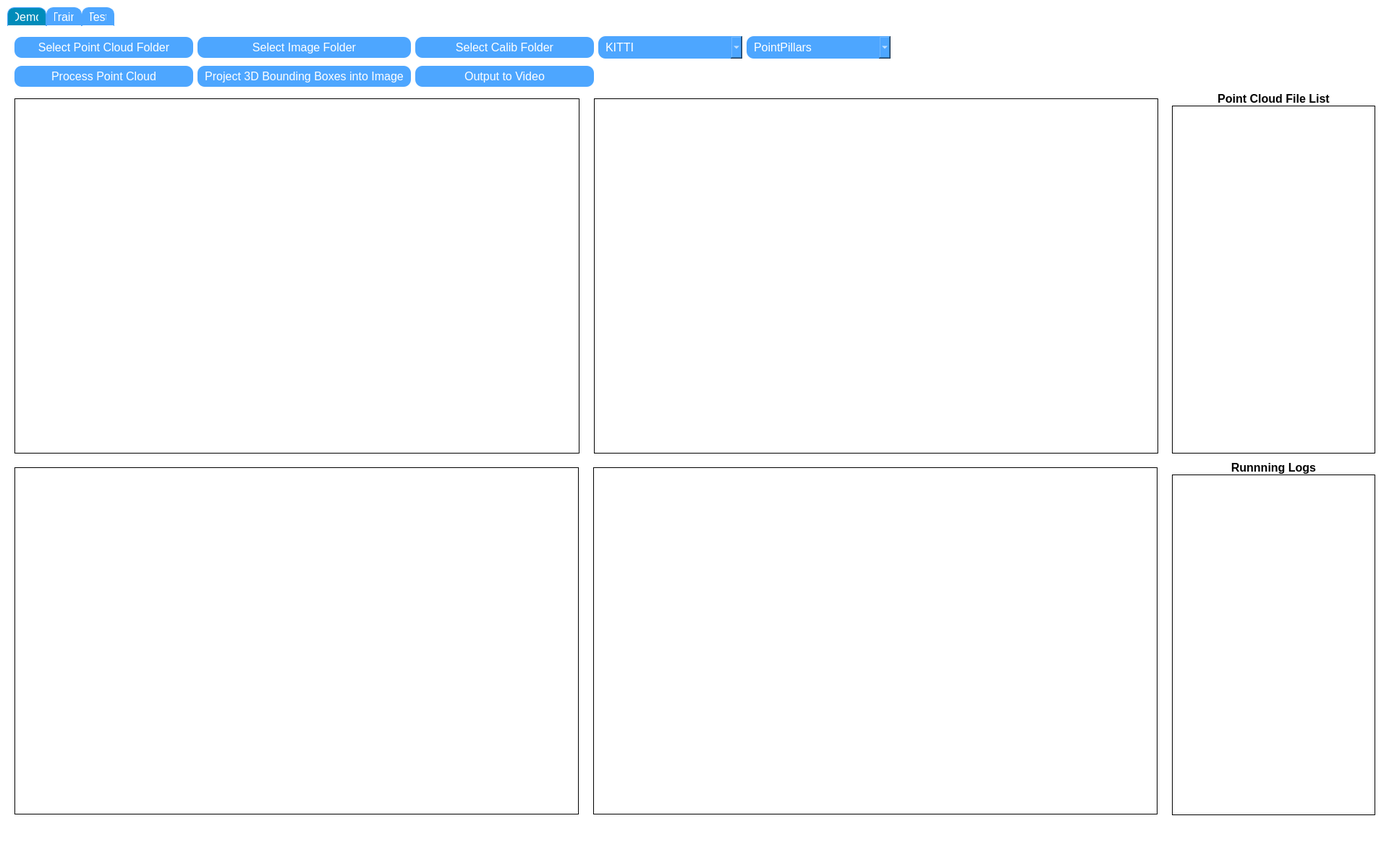
<?xml version="1.0" encoding="UTF-8"?>
<ui version="4.0">
 <class>MainWindow</class>
 <widget class="QMainWindow" name="MainWindow">
  <property name="enabled">
   <bool>true</bool>
  </property>
  <property name="geometry">
   <rect>
    <x>0</x>
    <y>0</y>
    <width>1920</width>
    <height>1200</height>
   </rect>
  </property>
  <property name="windowTitle">
   <string>3D Point Cloud Object Detection Platform</string>
  </property>
  <property name="styleSheet">
   <string notr="true">background-color: white;


</string>
  </property>
  <widget class="QWidget" name="centralwidget">
   <property name="autoFillBackground">
    <bool>false</bool>
   </property>
   <property name="styleSheet">
    <string notr="true"/>
   </property>
   <widget class="QTabWidget" name="tabWidget">
    <property name="geometry">
     <rect>
      <x>10</x>
      <y>10</y>
      <width>1911</width>
      <height>1151</height>
     </rect>
    </property>
    <property name="styleSheet">
     <string notr="true">QTabWidget::pane { /* Tab的主体 */
    border: 0px solid #4da6ff;
    background: #4da6ff;
    border-radius: 10px; /* 添加圆角以匹配按钮 */
}

QTabBar::tab { /* Tab项 */
    background: #4da6ff;
    color: white;
    border: 1px solid #4da6ff;
    border-bottom-color: none; /* 使Tab看起来与Pane相连 */
    padding: 5px 10px;
    font-size: 16px;
    border-top-left-radius: 10px; /* 圆角 */
    border-top-right-radius: 10px; /* 圆角 */
}

QTabBar::tab:selected { /* 选中的Tab */
    background: #008CBA; /* 选中Tab的背景色 */
}

QTabBar::tab:hover { /* 鼠标悬停在Tab上 */
    background: #008CBA; /* 鼠标悬停的背景色 */
}
</string>
    </property>
    <property name="currentIndex">
     <number>0</number>
    </property>
    <property name="iconSize">
     <size>
      <width>12</width>
      <height>12</height>
     </size>
    </property>
    <property name="usesScrollButtons">
     <bool>true</bool>
    </property>
    <property name="documentMode">
     <bool>false</bool>
    </property>
    <property name="tabsClosable">
     <bool>false</bool>
    </property>
    <property name="movable">
     <bool>false</bool>
    </property>
    <property name="tabBarAutoHide">
     <bool>false</bool>
    </property>
    <widget class="QWidget" name="demoTab">
     <attribute name="title">
      <string>Demo</string>
     </attribute>
     <widget class="QWidget" name="gridLayoutWidget">
      <property name="geometry">
       <rect>
        <x>10</x>
        <y>10</y>
        <width>1211</width>
        <height>78</height>
       </rect>
      </property>
      <layout class="QGridLayout" name="gridLayout">
       <item row="0" column="4">
        <widget class="QComboBox" name="datasetSelect">
         <property name="maximumSize">
          <size>
           <width>199</width>
           <height>16777215</height>
          </size>
         </property>
         <property name="styleSheet">
          <string notr="true">QComboBox {
    background-color: #4da6ff;
    color: white;
    border-radius: 10px;
    padding: 5px 10px;
    font-size: 16px;
}

QComboBox QAbstractItemView {
    background-color: #4da6ff;
    color: white;
    selection-background-color: #008CBA;
}
</string>
         </property>
         <property name="editable">
          <bool>false</bool>
         </property>
         <item>
          <property name="text">
           <string>KITTI</string>
          </property>
         </item>
         <item>
          <property name="text">
           <string>nuScenes</string>
          </property>
         </item>
         <item>
          <property name="text">
           <string>Waymo</string>
          </property>
         </item>
        </widget>
       </item>
       <item row="0" column="3">
        <widget class="QPushButton" name="pushButton_2">
         <property name="styleSheet">
          <string notr="true">QPushButton {
    background-color: #4da6ff;
    color: white;
    border-radius: 10px;
    padding: 5px 10px;
    font-size: 16px;
}
QPushButton:hover {
    background-color: #008CBA;
}</string>
         </property>
         <property name="text">
          <string>Select Calib Folder</string>
         </property>
        </widget>
       </item>
       <item row="0" column="2">
        <widget class="QPushButton" name="pushButton_4">
         <property name="styleSheet">
          <string notr="true">QPushButton {
    background-color: #4da6ff;
    color: white;
    border-radius: 10px;
    padding: 5px 10px;
    font-size: 16px;
}
QPushButton:hover {
    background-color: #008CBA;
}</string>
         </property>
         <property name="text">
          <string>Select Image Folder</string>
         </property>
        </widget>
       </item>
       <item row="0" column="1">
        <widget class="QPushButton" name="pushButton">
         <property name="styleSheet">
          <string notr="true">QPushButton {
    background-color: #4da6ff;
    color: white;
    border-radius: 10px;
    padding: 5px 10px;
    font-size: 16px;
}
QPushButton:hover {
    background-color: #008CBA;
}</string>
         </property>
         <property name="text">
          <string>Select Point Cloud Folder</string>
         </property>
        </widget>
       </item>
       <item row="3" column="1">
        <widget class="QPushButton" name="pushButton_3">
         <property name="styleSheet">
          <string notr="true">QPushButton {
    background-color: #4da6ff;
    color: white;
    border-radius: 10px;
    padding: 5px 10px;
    font-size: 16px;
}
QPushButton:hover {
    background-color: #008CBA;
}</string>
         </property>
         <property name="text">
          <string>Process Point Cloud</string>
         </property>
        </widget>
       </item>
       <item row="3" column="2">
        <widget class="QPushButton" name="pushButton_5">
         <property name="styleSheet">
          <string notr="true">QPushButton {
    background-color: #4da6ff;
    color: white;
    border-radius: 10px;
    padding: 5px 10px;
    font-size: 16px;
}
QPushButton:hover {
    background-color: #008CBA;
}</string>
         </property>
         <property name="text">
          <string>Project 3D Bounding Boxes into Image</string>
         </property>
        </widget>
       </item>
       <item row="0" column="5">
        <widget class="QComboBox" name="modelSelect">
         <property name="maximumSize">
          <size>
           <width>199</width>
           <height>16777215</height>
          </size>
         </property>
         <property name="styleSheet">
          <string notr="true">QComboBox {
    background-color: #4da6ff;
    color: white;
    border-radius: 10px;
    padding: 5px 10px;
    font-size: 16px;
}

QComboBox QAbstractItemView {
    background-color: #4da6ff;
    color: white;
    selection-background-color: #008CBA;
}
</string>
         </property>
         <property name="editable">
          <bool>false</bool>
         </property>
         <item>
          <property name="text">
           <string>PointPillars</string>
          </property>
         </item>
         <item>
          <property name="text">
           <string>Point_RCNN</string>
          </property>
         </item>
         <item>
          <property name="text">
           <string>SECOND</string>
          </property>
         </item>
        </widget>
       </item>
       <item row="3" column="3">
        <widget class="QPushButton" name="outputVideo">
         <property name="styleSheet">
          <string notr="true">QPushButton {
    background-color: #4da6ff;
    color: white;
    border-radius: 10px;
    padding: 5px 10px;
    font-size: 16px;
}
QPushButton:hover {
    background-color: #008CBA;
}</string>
         </property>
         <property name="text">
          <string>Output to Video</string>
         </property>
        </widget>
       </item>
      </layout>
     </widget>
     <widget class="QWidget" name="gridLayoutWidget_2">
      <property name="geometry">
       <rect>
        <x>10</x>
        <y>100</y>
        <width>1581</width>
        <height>491</height>
       </rect>
      </property>
      <layout class="QGridLayout" name="gridLayout_2">
       <property name="leftMargin">
        <number>0</number>
       </property>
       <property name="spacing">
        <number>20</number>
       </property>
       <item row="0" column="1">
        <widget class="QWidget" name="resPointCloudContainer" native="true">
         <property name="styleSheet">
          <string notr="true">QWidget {
    border: 1px solid black; /* Sets a black border */
    border-radius: 0px; /* Rounded corners, optional */
}
</string>
         </property>
        </widget>
       </item>
       <item row="0" column="0">
        <widget class="QWidget" name="oriPointCloudContainer" native="true">
         <property name="enabled">
          <bool>true</bool>
         </property>
         <property name="styleSheet">
          <string notr="true">QWidget {
    border: 1px solid black; /* Sets a black border */
    border-radius: 0px; /* Rounded corners, optional */
}
</string>
         </property>
        </widget>
       </item>
      </layout>
     </widget>
     <widget class="QWidget" name="gridLayoutWidget_3">
      <property name="geometry">
       <rect>
        <x>10</x>
        <y>610</y>
        <width>1581</width>
        <height>481</height>
       </rect>
      </property>
      <layout class="QGridLayout" name="gridLayout_3">
       <property name="leftMargin">
        <number>0</number>
       </property>
       <property name="spacing">
        <number>20</number>
       </property>
       <item row="0" column="2">
        <widget class="QLabel" name="resImage">
         <property name="enabled">
          <bool>true</bool>
         </property>
         <property name="maximumSize">
          <size>
           <width>780</width>
           <height>480</height>
          </size>
         </property>
         <property name="styleSheet">
          <string notr="true">QWidget {
    border: 1px solid black; /* Sets a black border */
    border-radius: 0px; /* Rounded corners, optional */
}
</string>
         </property>
         <property name="text">
          <string/>
         </property>
        </widget>
       </item>
       <item row="0" column="1">
        <widget class="QLabel" name="oriImage">
         <property name="maximumSize">
          <size>
           <width>780</width>
           <height>480</height>
          </size>
         </property>
         <property name="styleSheet">
          <string notr="true">QWidget {
    border: 1px solid black; /* Sets a black border */
    border-radius: 0px; /* Rounded corners, optional */
}
</string>
         </property>
         <property name="text">
          <string/>
         </property>
        </widget>
       </item>
      </layout>
     </widget>
     <widget class="QWidget" name="gridLayoutWidget_6">
      <property name="geometry">
       <rect>
        <x>1610</x>
        <y>110</y>
        <width>281</width>
        <height>481</height>
       </rect>
      </property>
      <layout class="QGridLayout" name="gridLayout_6">
       <item row="0" column="0">
        <widget class="QListWidget" name="pointCloudListWidget">
         <property name="styleSheet">
          <string notr="true">QWidget {
    border: 1px solid black; /* Sets a black border */
    border-radius: 0px; /* Rounded corners, optional */
}
</string>
         </property>
        </widget>
       </item>
      </layout>
     </widget>
     <widget class="QLabel" name="label">
      <property name="geometry">
       <rect>
        <x>1650</x>
        <y>90</y>
        <width>201</width>
        <height>20</height>
       </rect>
      </property>
      <property name="layoutDirection">
       <enum>Qt::LeftToRight</enum>
      </property>
      <property name="styleSheet">
       <string notr="true">color: black;
font-size: 16px;
font-weight: bold;
</string>
      </property>
      <property name="text">
       <string>Point Cloud File List</string>
      </property>
      <property name="alignment">
       <set>Qt::AlignCenter</set>
      </property>
     </widget>
     <widget class="QLabel" name="label_2">
      <property name="geometry">
       <rect>
        <x>1680</x>
        <y>600</y>
        <width>141</width>
        <height>21</height>
       </rect>
      </property>
      <property name="styleSheet">
       <string notr="true">color: black;
font-size: 16px;
font-weight: bold;
</string>
      </property>
      <property name="text">
       <string>Runnning Logs</string>
      </property>
      <property name="alignment">
       <set>Qt::AlignCenter</set>
      </property>
     </widget>
     <widget class="QWidget" name="gridLayoutWidget_7">
      <property name="geometry">
       <rect>
        <x>1610</x>
        <y>620</y>
        <width>281</width>
        <height>471</height>
       </rect>
      </property>
      <layout class="QGridLayout" name="gridLayout_7">
       <item row="0" column="0">
        <widget class="QTextBrowser" name="logTextBrowser">
         <property name="styleSheet">
          <string notr="true">QWidget {
    border: 1px solid black; /* Sets a black border */
    border-radius: 0px; /* Rounded corners, optional */
}
</string>
         </property>
        </widget>
       </item>
      </layout>
     </widget>
    </widget>
    <widget class="QWidget" name="trainTab">
     <attribute name="title">
      <string>Train</string>
     </attribute>
     <widget class="QWidget" name="gridLayoutWidget_4">
      <property name="geometry">
       <rect>
        <x>10</x>
        <y>10</y>
        <width>431</width>
        <height>91</height>
       </rect>
      </property>
      <layout class="QGridLayout" name="gridLayout_4">
       <item row="0" column="0">
        <widget class="QComboBox" name="trainDatasetSelect">
         <property name="maximumSize">
          <size>
           <width>199</width>
           <height>16777215</height>
          </size>
         </property>
         <property name="styleSheet">
          <string notr="true">QComboBox {
    background-color: #4da6ff;
    color: white;
    border-radius: 10px;
    padding: 5px 10px;
    font-size: 16px;
}

QComboBox QAbstractItemView {
    background-color: #4da6ff;
    color: white;
    selection-background-color: #008CBA;
}
</string>
         </property>
         <property name="editable">
          <bool>false</bool>
         </property>
         <item>
          <property name="text">
           <string>KITTI</string>
          </property>
         </item>
         <item>
          <property name="text">
           <string>nuScenes</string>
          </property>
         </item>
         <item>
          <property name="text">
           <string>Waymo</string>
          </property>
         </item>
        </widget>
       </item>
       <item row="1" column="0">
        <widget class="QPushButton" name="pushButton_8">
         <property name="enabled">
          <bool>true</bool>
         </property>
         <property name="styleSheet">
          <string notr="true">QPushButton {
    background-color: #4da6ff;
    color: white;
    border-radius: 10px;
    padding: 5px 10px;
    font-size: 16px;
}
QPushButton:hover {
    background-color: #008CBA;
}</string>
         </property>
         <property name="text">
          <string>Select Dataset Folder</string>
         </property>
        </widget>
       </item>
       <item row="1" column="1">
        <widget class="QPushButton" name="trainButton">
         <property name="styleSheet">
          <string notr="true">QPushButton {
    background-color: #4da6ff;
    color: white;
    border-radius: 10px;
    padding: 5px 10px;
    font-size: 16px;
}
QPushButton:hover {
    background-color: #008CBA;
}</string>
         </property>
         <property name="text">
          <string>Start Training</string>
         </property>
        </widget>
       </item>
       <item row="0" column="1">
        <widget class="QComboBox" name="trainModelSelect">
         <property name="maximumSize">
          <size>
           <width>199</width>
           <height>16777215</height>
          </size>
         </property>
         <property name="styleSheet">
          <string notr="true">QComboBox {
    background-color: #4da6ff;
    color: white;
    border-radius: 10px;
    padding: 5px 10px;
    font-size: 16px;
}

QComboBox QAbstractItemView {
    background-color: #4da6ff;
    color: white;
    selection-background-color: #008CBA;
}
</string>
         </property>
         <property name="editable">
          <bool>false</bool>
         </property>
         <item>
          <property name="text">
           <string>PointPillars</string>
          </property>
         </item>
         <item>
          <property name="text">
           <string>Point_RCNN</string>
          </property>
         </item>
         <item>
          <property name="text">
           <string>SECOND</string>
          </property>
         </item>
        </widget>
       </item>
      </layout>
     </widget>
     <widget class="QWidget" name="gridLayoutWidget_8">
      <property name="geometry">
       <rect>
        <x>10</x>
        <y>140</y>
        <width>1431</width>
        <height>901</height>
       </rect>
      </property>
      <layout class="QGridLayout" name="gridLayout_8">
       <item row="0" column="0">
        <widget class="QTextBrowser" name="trainLogTextBrowser">
         <property name="styleSheet">
          <string notr="true">QWidget {
    border: 1px solid black; /* Sets a black border */
    border-radius: 0px; /* Rounded corners, optional */
}
</string>
         </property>
        </widget>
       </item>
      </layout>
     </widget>
     <widget class="QLabel" name="trainingLog">
      <property name="geometry">
       <rect>
        <x>550</x>
        <y>110</y>
        <width>161</width>
        <height>21</height>
       </rect>
      </property>
      <property name="styleSheet">
       <string notr="true">color: black;
font-size: 16px;
font-weight: bold;
</string>
      </property>
      <property name="text">
       <string>Training Logs</string>
      </property>
      <property name="alignment">
       <set>Qt::AlignCenter</set>
      </property>
     </widget>
    </widget>
    <widget class="QWidget" name="testTab">
     <attribute name="title">
      <string>Test</string>
     </attribute>
     <widget class="QWidget" name="gridLayoutWidget_5">
      <property name="geometry">
       <rect>
        <x>10</x>
        <y>10</y>
        <width>431</width>
        <height>91</height>
       </rect>
      </property>
      <layout class="QGridLayout" name="gridLayout_5">
       <item row="0" column="0">
        <widget class="QComboBox" name="testDatasetSelect">
         <property name="maximumSize">
          <size>
           <width>199</width>
           <height>16777215</height>
          </size>
         </property>
         <property name="styleSheet">
          <string notr="true">QComboBox {
    background-color: #4da6ff;
    color: white;
    border-radius: 10px;
    padding: 5px 10px;
    font-size: 16px;
}

QComboBox QAbstractItemView {
    background-color: #4da6ff;
    color: white;
    selection-background-color: #008CBA;
}
</string>
         </property>
         <property name="editable">
          <bool>false</bool>
         </property>
         <item>
          <property name="text">
           <string>KITTI</string>
          </property>
         </item>
         <item>
          <property name="text">
           <string>nuScenes</string>
          </property>
         </item>
         <item>
          <property name="text">
           <string>Waymo</string>
          </property>
         </item>
        </widget>
       </item>
       <item row="1" column="0">
        <widget class="QPushButton" name="pushButton_10">
         <property name="enabled">
          <bool>true</bool>
         </property>
         <property name="styleSheet">
          <string notr="true">QPushButton {
    background-color: #4da6ff;
    color: white;
    border-radius: 10px;
    padding: 5px 10px;
    font-size: 16px;
}
QPushButton:hover {
    background-color: #008CBA;
}</string>
         </property>
         <property name="text">
          <string>Select Dataset Folder</string>
         </property>
        </widget>
       </item>
       <item row="0" column="1">
        <widget class="QComboBox" name="testModelSelect">
         <property name="maximumSize">
          <size>
           <width>199</width>
           <height>16777215</height>
          </size>
         </property>
         <property name="styleSheet">
          <string notr="true">QComboBox {
    background-color: #4da6ff;
    color: white;
    border-radius: 10px;
    padding: 5px 10px;
    font-size: 16px;
}

QComboBox QAbstractItemView {
    background-color: #4da6ff;
    color: white;
    selection-background-color: #008CBA;
}
</string>
         </property>
         <property name="editable">
          <bool>false</bool>
         </property>
         <item>
          <property name="text">
           <string>PointPillars</string>
          </property>
         </item>
         <item>
          <property name="text">
           <string>Point_RCNN</string>
          </property>
         </item>
         <item>
          <property name="text">
           <string>SECOND</string>
          </property>
         </item>
        </widget>
       </item>
       <item row="1" column="1">
        <widget class="QPushButton" name="testButton">
         <property name="styleSheet">
          <string notr="true">QPushButton {
    background-color: #4da6ff;
    color: white;
    border-radius: 10px;
    padding: 5px 10px;
    font-size: 16px;
}
QPushButton:hover {
    background-color: #008CBA;
}</string>
         </property>
         <property name="text">
          <string>Start Testing</string>
         </property>
        </widget>
       </item>
      </layout>
     </widget>
     <widget class="QWidget" name="gridLayoutWidget_9">
      <property name="geometry">
       <rect>
        <x>10</x>
        <y>140</y>
        <width>1431</width>
        <height>901</height>
       </rect>
      </property>
      <layout class="QGridLayout" name="gridLayout_9">
       <item row="0" column="0">
        <widget class="QTextBrowser" name="testLogTextBrowser">
         <property name="styleSheet">
          <string notr="true">QWidget {
    border: 1px solid black; /* Sets a black border */
    border-radius: 0px; /* Rounded corners, optional */
}
</string>
         </property>
        </widget>
       </item>
      </layout>
     </widget>
     <widget class="QLabel" name="testingLog">
      <property name="geometry">
       <rect>
        <x>550</x>
        <y>110</y>
        <width>161</width>
        <height>21</height>
       </rect>
      </property>
      <property name="styleSheet">
       <string notr="true">color: black;
font-size: 16px;
font-weight: bold;
</string>
      </property>
      <property name="text">
       <string>Testing Logs</string>
      </property>
      <property name="alignment">
       <set>Qt::AlignCenter</set>
      </property>
     </widget>
    </widget>
   </widget>
  </widget>
 </widget>
 <resources/>
 <connections/>
</ui>
